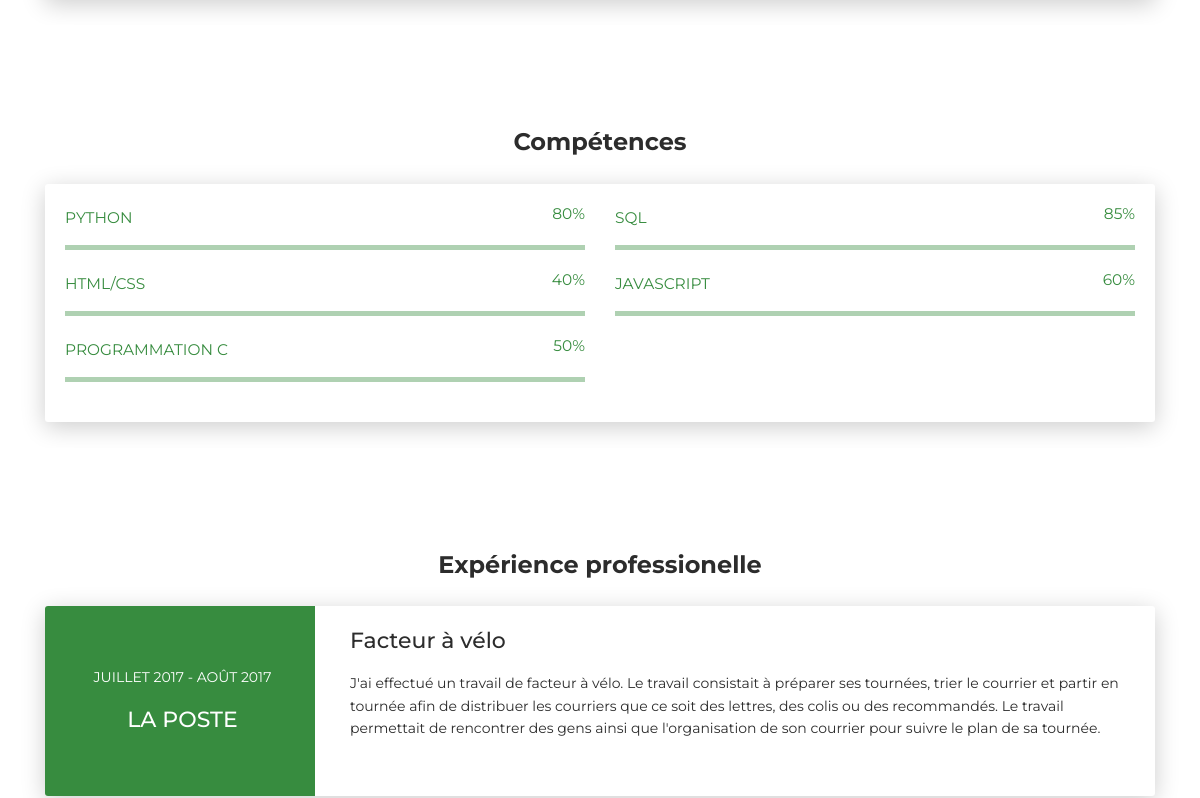
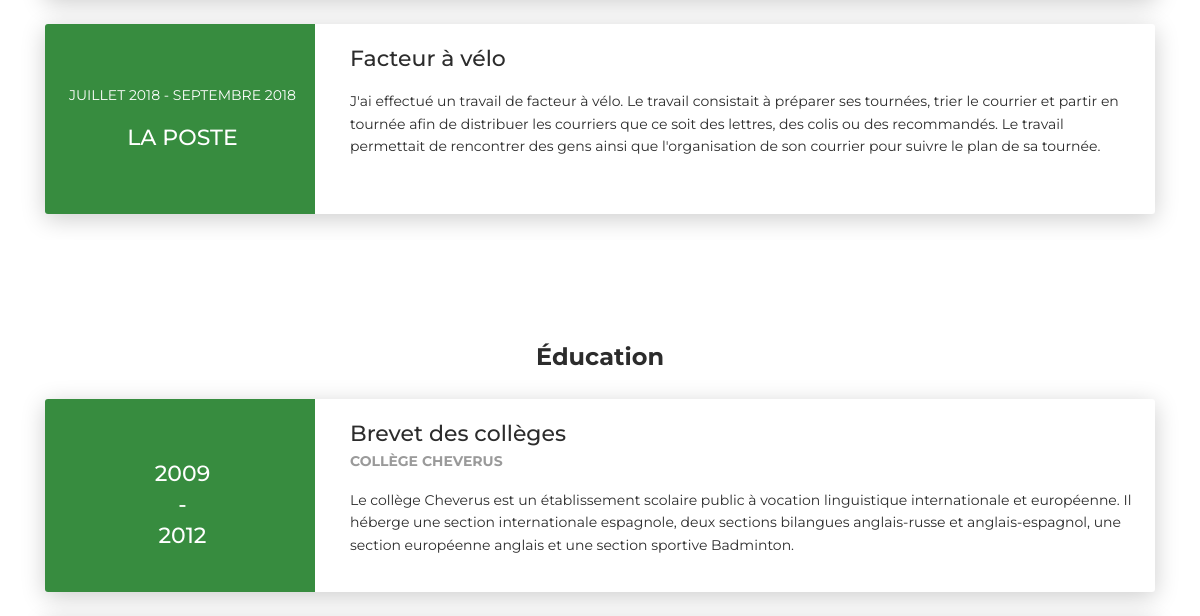
The page /CV/index.php (middle part) on the database as committed earlier (2 pictures, top to bottom).
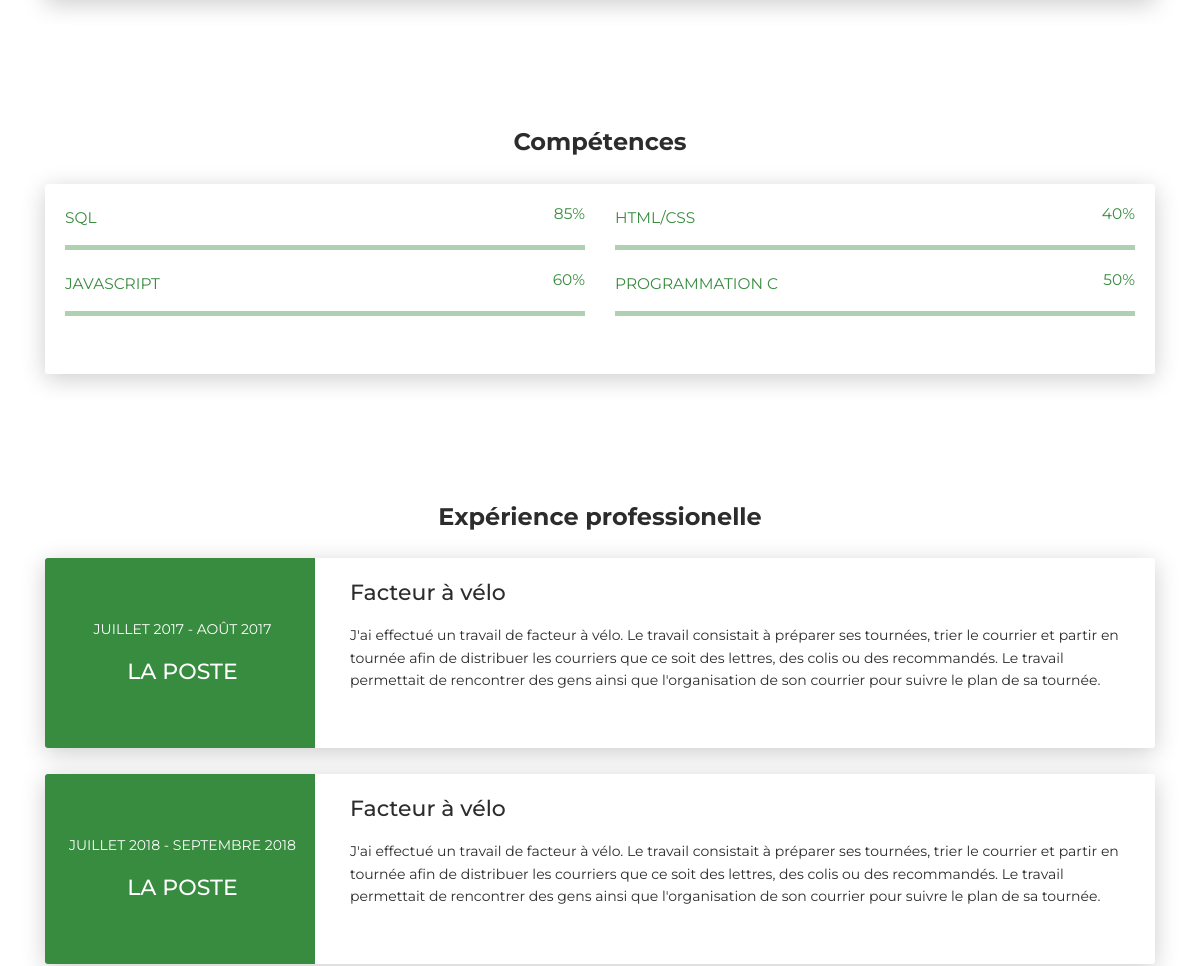
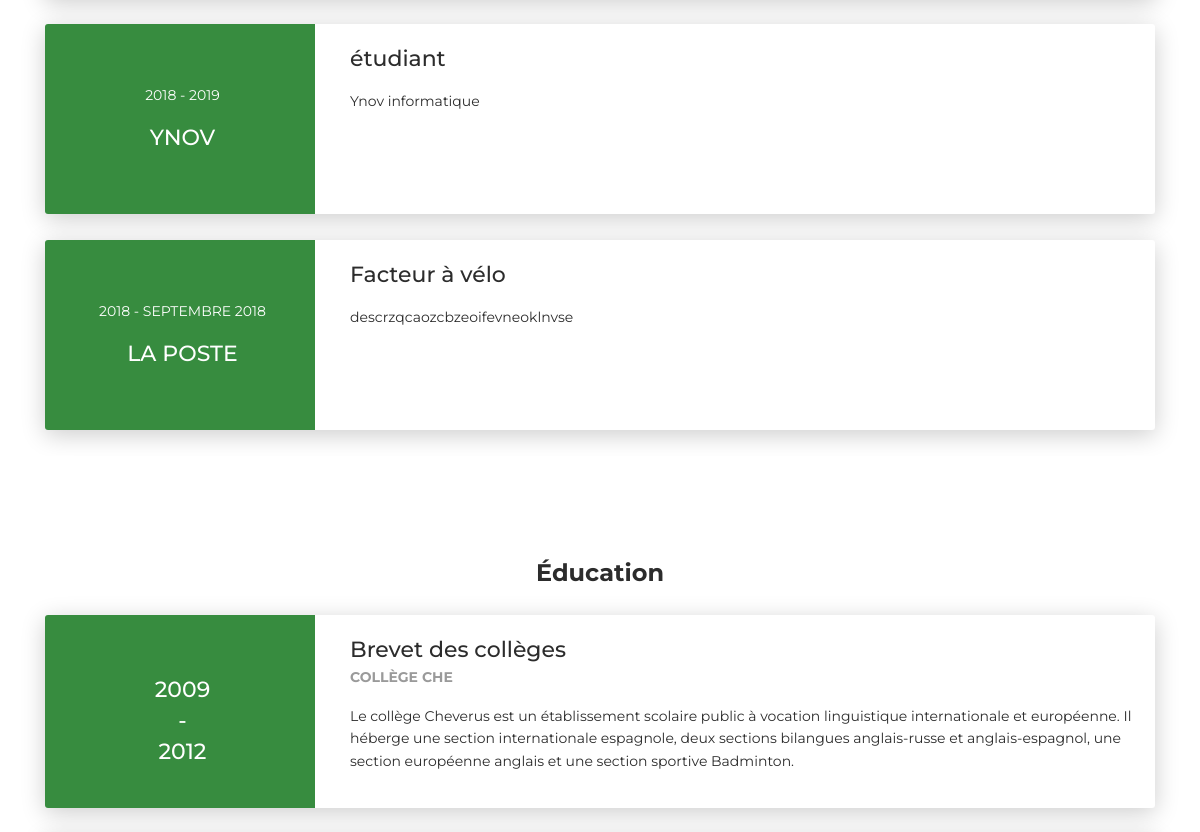
The same page on the database as committed later (2 pictures, top to bottom).
### tables this page shows
CREATE TABLE `skills` (
  `id` int(11) NOT NULL,
  `skillName` varchar(20) DEFAULT NULL,
  `level` int(11) DEFAULT NULL,
  `idAdmin` int(11) DEFAULT NULL
);

CREATE TABLE `professionalexperience` (
  `id` int(11) NOT NULL,
  `companyName` varchar(20) DEFAULT NULL,
  `startDate` varchar(20) DEFAULT NULL,
  `endDate` varchar(20) DEFAULT NULL,
  `jobName` varchar(20) DEFAULT NULL,
  `description` text NOT NULL,
  `idAdmin` int(11) DEFAULT NULL
);

CREATE TABLE `education` (
  `id` int(11) NOT NULL,
  `startDate` varchar(30) DEFAULT NULL,
  `endDate` varchar(30) DEFAULT NULL,
  `schoolName` varchar(50) DEFAULT NULL,
  `degree` varchar(50) DEFAULT NULL,
  `description` text NOT NULL,
  `idAdmin` int(11) DEFAULT NULL
);

### CV/index.php (the view, shortened to what this page needs)
<!DOCTYPE html>
<html lang="fr">
  <head>
    <link href="https://maxcdn.bootstrapcdn.com/font-awesome/latest/css/font-awesome.min.css" rel="stylesheet">
    <link href="css/aos.css" rel="stylesheet">
    <link href="css/bootstrap.min.css" rel="stylesheet">
    <link href="styles/main.css" rel="stylesheet">
    <link rel="stylesheet" href="https://cdnjs.cloudflare.com/ajax/libs/font-awesome/4.7.0/css/font-awesome.min.css">
    <?php
    $pdo = connectPDO();
    ?>
  </head>
  <body id="top">
    <div class="page-content">
      <div>
    <?php
    $query = $pdo->prepare('SELECT * FROM Admin');
    $query->execute();
    $admins = $query->fetchAll();
    foreach ($admins as $admin)
    {
    ?>
<div class="section" id="about">
  <div class="container">
  </div>
</div>
    <?php }?>
<div class="section" id="skill">
  <div class="container">
    <div class="h4 text-center mb-4 title">Compétences</div>
    <div class="card" data-aos="fade-up" data-aos-anchor-placement="top-bottom">
      <div class="card-body">
      <?php
        $query = $pdo->prepare('SELECT * FROM Skills');
        $query->execute();
        $skills = $query->fetchAll();
        $compteur=0;
        foreach ($skills as $skill)
        {?>
        <?php
        if($compteur%2 == 0){ ?>
            <div class="row">
              <div class="col-md-6">
                <div class="progress-container progress-primary">
                  <span class="progress-badge"><?php echo $skill['skillName']?></span>
                  <div class="progress">
                <span class="progress-value"><?php echo $skill['level']?>%</span>
              </div>
                </div>
              </div>
              <?php
            }
        if($compteur%2 == 1){?>
              <div class="col-md-6">
                <div class="progress-container progress-primary">
                    <span class="progress-badge"><?php echo $skill['skillName']?></span>
                    <div class="progress">
                <span class="progress-value"><?php echo $skill['level']?>%</span>
              </div>
              </div>
            </div>
          </div>
          <?php }
          $compteur +=1;
        } ?>
        </div>
      </div>
    </div>
</div>
<div class="section" id="experience">
  <div class="container cc-experience">
    <div class="h4 text-center mb-4 title">Expérience professionelle</div>
    <?php
        $query = $pdo->prepare('SELECT * FROM ProfessionalExperience');
        $query->execute();
        $experiences = $query->fetchAll();
        foreach ($experiences as $experience)
    {?>
    <div class="card">
      <div class="row">
        <div class="col-md-3 bg-primary" data-aos="fade-right" data-aos-offset="50" data-aos-duration="500">
          <div class="card-body cc-experience-header">
            <p><?php echo $experience['startDate']. ' - '. $experience['endDate']  ?></p>
            <div class="h5"><?php echo $experience['companyName'] ?></div>
          </div>
        </div>
        <div class="col-md-9" data-aos="fade-left" data-aos-offset="50" data-aos-duration="500">
          <div class="card-body">
            <div class="h5"><?php echo $experience['jobName'] ?></div>
            <p><?php echo $experience['description'] ?></p>
          </div>
        </div>
      </div>
    </div>
        <?php } ?>
    </div>
   </div>
  </div>
</div>
<div class="section" id="education">
  <div class="container cc-education">
    <div class="h4 text-center mb-4 title">Éducation</div>
    <?php
        $query = $pdo->prepare('SELECT * FROM Education');
        $query->execute();
        $educations = $query->fetchAll();
        foreach ($educations as $education)
    {?>
    <div class="card">
      <div class="row">
        <div class="col-md-3 bg-primary" data-aos="fade-right" data-aos-offset="50" data-aos-duration="500">
          <div class="card-body cc-education-header">
          <div class="h5"><?php echo $education['startDate'] ?></div>
            <div class="h5">-</div>
              <div class="h5"><?php echo $education['endDate'] ?></div>
          </div>
        </div>
        <div class="col-md-9" data-aos="fade-left" data-aos-offset="50" data-aos-duration="500">
          <div class="card-body">
            <div class="h5"><?php echo $education['degree'] ?></div>
            <p class="category"><?php echo $education['schoolName'] ?></p>
            <p><?php echo $education['description'] ?></p>
          </div>
        </div>
      </div>
    </div>
        <?php } ?>
  </div>
</div>
                  <?php
                    $query = $pdo->prepare('SELECT * FROM Admin');
                    $query->execute();
                    $admins = $query->fetchAll();
                    foreach ($admins as $admin)
                    { ?>
</div>
      <?php } ?>
  </body>
</html>

Rows that differ between the two databases and show on the page:
removed skills: skillName "PYTHON", level "80"
added professionalexperience: startDate "2018", endDate "2019", companyName "YNOV", jobName "étudiant", description "Ynov informatique"
added professionalexperience: startDate "2018", endDate "SEPTEMBRE 2018", companyName "LA POSTE", jobName "Facteur à vélo", description "descrzqcaozcbzeoifevneoklnvse"
changed education "Brevet des collèges": schoolName "COLLÈGE CHEVERUS" → "COLLÈGE CHE"
